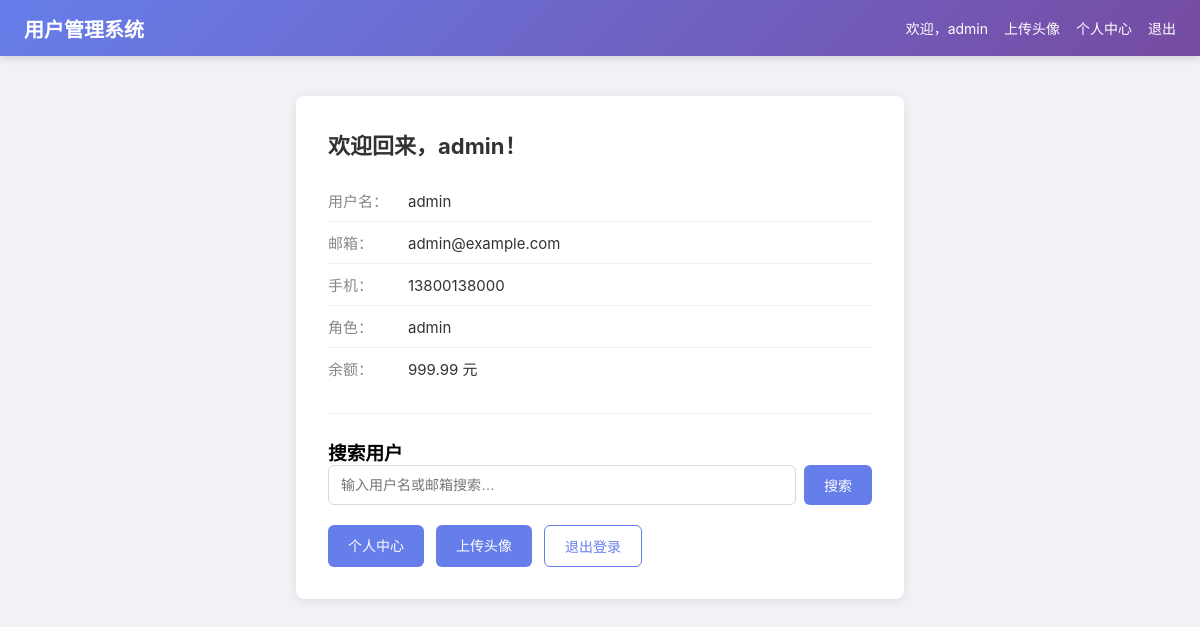
Page / (signed in) on the earlier database version.
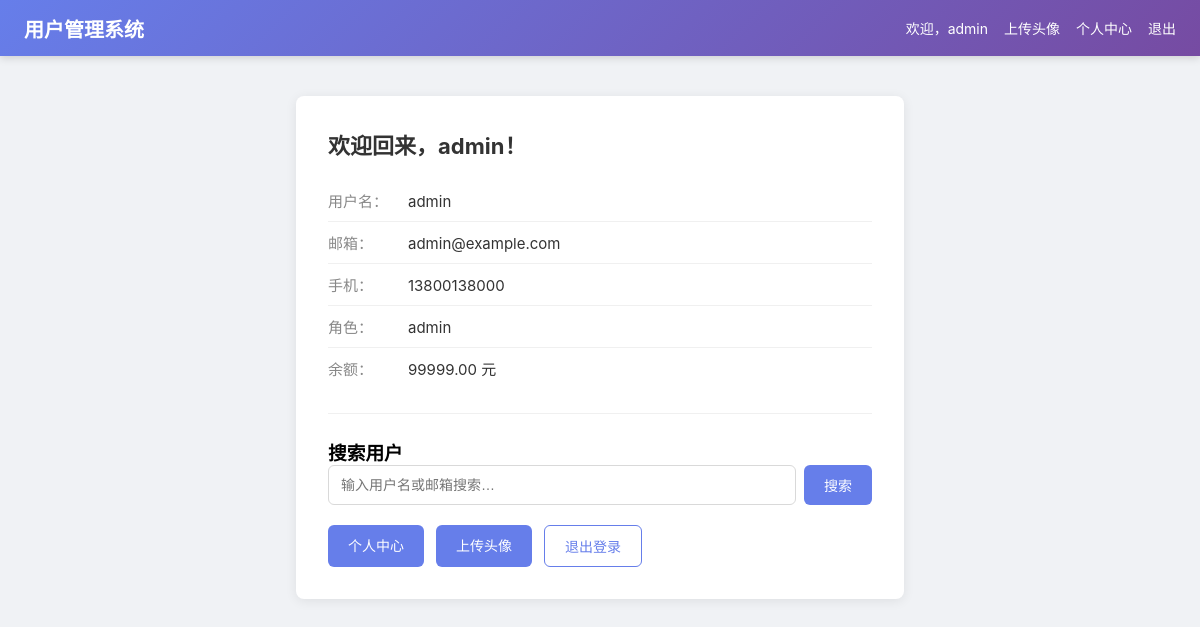
Same page on the later database version.
### tables this page shows
CREATE TABLE users (
    id INTEGER PRIMARY KEY AUTOINCREMENT,
    username TEXT UNIQUE NOT NULL,
    password TEXT NOT NULL,
    email TEXT,
    phone TEXT,
    balance INTEGER DEFAULT 0
);

### app.py (the view)
@app.route("/")
@login_required()
def index():
    username = session.get("username")
    user = get_user_info(username)
    return render_template("index.html", user=user)

### app.py (called while the page is built)
def generate_csrf_token():
    if "_csrf_token" not in session:
        session["_csrf_token"] = secrets.token_hex(32)
    return session["_csrf_token"]

@app.context_processor
def inject_globals():
    ctx = {
        "HAS_CAPTCHA": True,
        "csrf_token": generate_csrf_token(),
    }
    username = session.get("username")
    if username:
        user = get_user_info(username)
        if user:
            ctx["current_user"] = user
    return ctx

@contextmanager
def get_db():
    conn = sqlite3.connect(DATABASE_PATH)
    try:
        conn.row_factory = sqlite3.Row
        yield conn
    finally:
        conn.close()

def get_user_info(username):
    if not username:
        return None
    with get_db() as conn:
        c = conn.cursor()
        c.execute(
            "SELECT id, username, email, phone, balance FROM users WHERE username = ?",
            (username,)
        )
        row = c.fetchone()
        if row:
            return {
                "id": row["id"],
                "username": row["username"],
                "email": row["email"],
                "phone": row["phone"],
                "role": "admin" if row["username"] == "admin" else "user",
                "balance": row["balance"] if row["balance"] is not None else 0
            }
        return None

def login_required(roles=None):
    def decorator(f):
        @wraps(f)
        def decorated_function(*args, **kwargs):
            username = session.get("username")
            if not username:
                return redirect(url_for("login"))
            if roles:
                user_info = get_user_info(username)
                if user_info and user_info.get("role", "user") not in roles:
                    abort(403)
            return f(*args, **kwargs)
        return decorated_function
    return decorator

### templates/index.html (shortened to what this page needs)
{% extends "base.html" %}
{% block content %}
<div class="card">
    {% if user %}
        <h2>欢迎回来，{{ user['username'] }}！</h2>
        <ul class="user-info">
            <li><span class="label">用户名：</span>{{ user['username'] }}</li>
            <li><span class="label">邮箱：</span>{{ user['email'] }}</li>
            <li><span class="label">手机：</span>{{ user['phone'] }}</li>
            <li><span class="label">角色：</span>{{ user['role'] }}</li>
            <li><span class="label">余额：</span>{{ "%.2f"|format(user['balance'] / 100.0) }} 元</li>
        </ul>
        <hr class="divider">
        <h3>搜索用户</h3>
        <form method="get" action="/search" class="search-form">
            <div class="form-group search-group">
                <input type="text" id="keyword" name="keyword" placeholder="输入用户名或邮箱搜索…" value="{{ keyword or '' }}">
                <button type="submit" class="btn btn-primary">搜索</button>
            </div>
        </form>
        <div class="action-buttons">
            <a href="/profile?user_id={{ user['id'] }}" class="btn btn-primary">个人中心</a>
            <a href="/upload" class="btn btn-primary">上传头像</a>
            <a href="/logout" class="btn btn-outline">退出登录</a>
        </div>
    {% else %}
        <h2>请先登录</h2>
        <a href="/login" class="btn btn-primary">前往登录</a>
    {% endif %}
</div>
{% endblock %}

### templates/base.html (shortened to what this page needs)
<!DOCTYPE html>
<html lang="zh-CN">
<head>
    <link rel="stylesheet" href="/static/css/style.css">
</head>
<body>
    <nav class="navbar">
        <div class="navbar-brand">用户管理系统</div>
        <div class="navbar-menu">
            {% if session.get('username') %}
                <span class="navbar-item">欢迎，{{ session['username'] }}</span>
                <a class="navbar-item" href="/upload">上传头像</a>
                <a class="navbar-item" href="/profile?user_id={{ current_user['id'] }}">个人中心</a>
                <a class="navbar-item" href="/logout">退出</a>
            {% else %}
                <a class="navbar-item" href="/login">登录</a>
                <a class="navbar-item" href="/register">注册</a>
            {% endif %}
        </div>
    </nav>
    <main class="container">
        {% block content %}{% endblock %}
    </main>
</body>
</html>

### static/css/style.css (style rules this page uses)
* { margin: 0; padding: 0; box-sizing: border-box; }
body { font-family: -apple-system, BlinkMacSystemFont, "Segoe UI", Roboto, "Helvetica Neue", Arial, sans-serif; background: #f0f2f5; min-height: 100vh; }
.navbar { display: flex; justify-content: space-between; align-items: center; padding: 0 24px; height: 56px; background: linear-gradient(135deg, #667eea 0%, #764ba2 100%); color: #fff; box-shadow: 0 2px 8px rgba(0, 0, 0, 0.15); }
.navbar-brand { font-size: 20px; font-weight: 600; }
.navbar-menu { display: flex; align-items: center; gap: 16px; }
.navbar-item { color: #fff; text-decoration: none; font-size: 14px; }
.container { max-width: 640px; margin: 40px auto; padding: 0 16px; }
.card { background: #fff; border-radius: 8px; box-shadow: 0 2px 12px rgba(0, 0, 0, 0.08); padding: 32px; }
.card h2 { margin-bottom: 20px; font-size: 22px; color: #333; }
.form-group { margin-bottom: 16px; }
.form-group input { width: 100%; padding: 10px 12px; border: 1px solid #d9d9d9; border-radius: 6px; font-size: 14px; outline: none; transition: border-color 0.2s; }
.btn { display: inline-block; padding: 10px 20px; font-size: 14px; border: none; border-radius: 6px; cursor: pointer; text-decoration: none; transition: opacity 0.2s; }
.btn-primary { background: #667eea; color: #fff; }
.user-info { list-style: none; margin-bottom: 20px; }
.user-info li { padding: 10px 0; border-bottom: 1px solid #f0f0f0; font-size: 15px; color: #333; }
.user-info li:last-child { border-bottom: none; }
.label { display: inline-block; width: 80px; color: #888; }
.divider { border: none; border-top: 1px solid #f0f0f0; margin: 24px 0; }
.search-group { display: flex; gap: 8px; }
.search-group input { flex: 1; }
.search-group .btn { white-space: nowrap; }
.action-buttons { display: flex; gap: 12px; margin-top: 20px; }
.btn-outline { background: transparent; color: #667eea; border: 1px solid #667eea; }

Differences in the rows shown:
changed users "admin": user['balance']/100.0 "999.99" → "99999.00"
